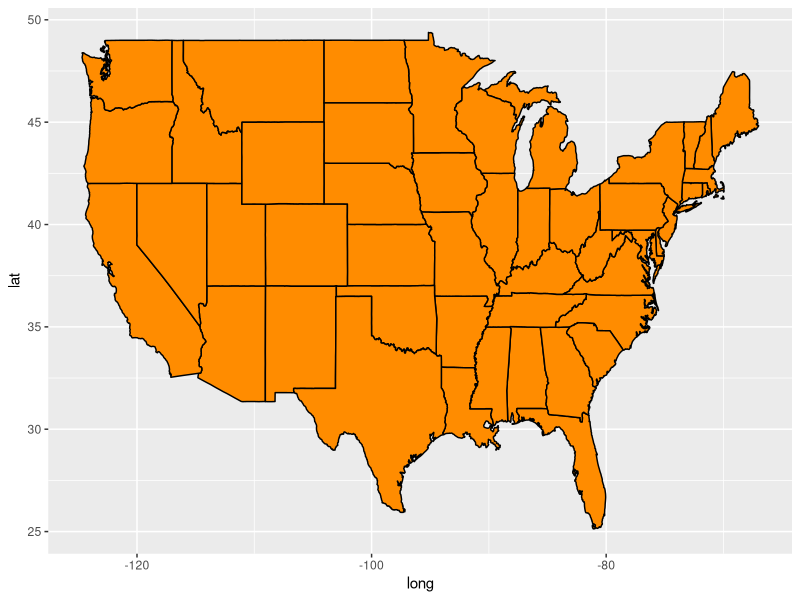
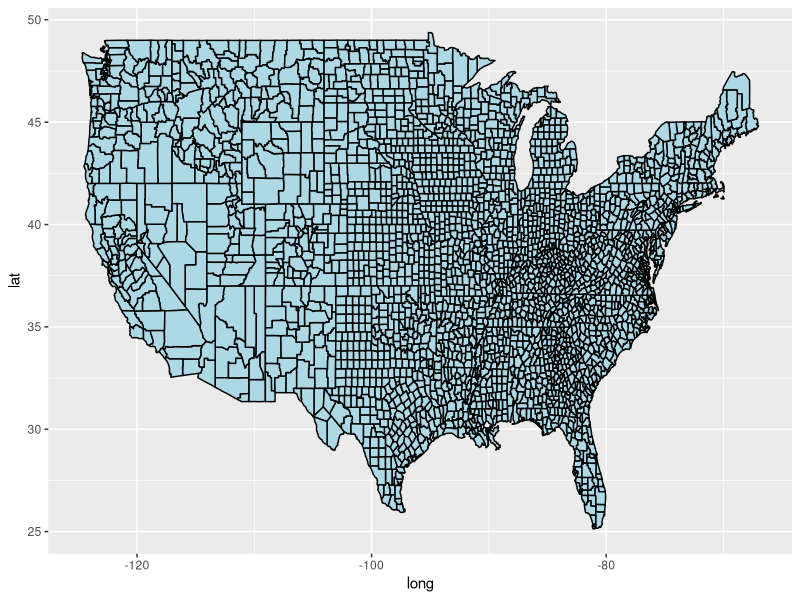
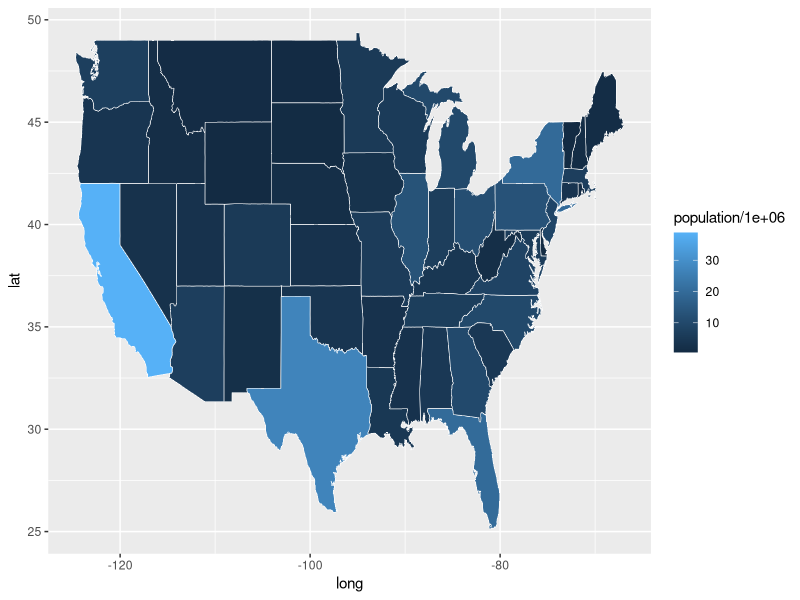
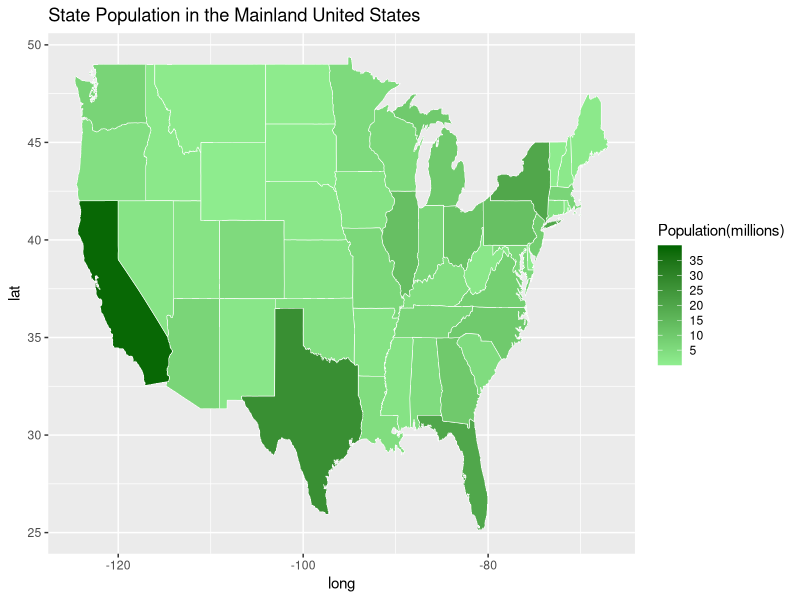
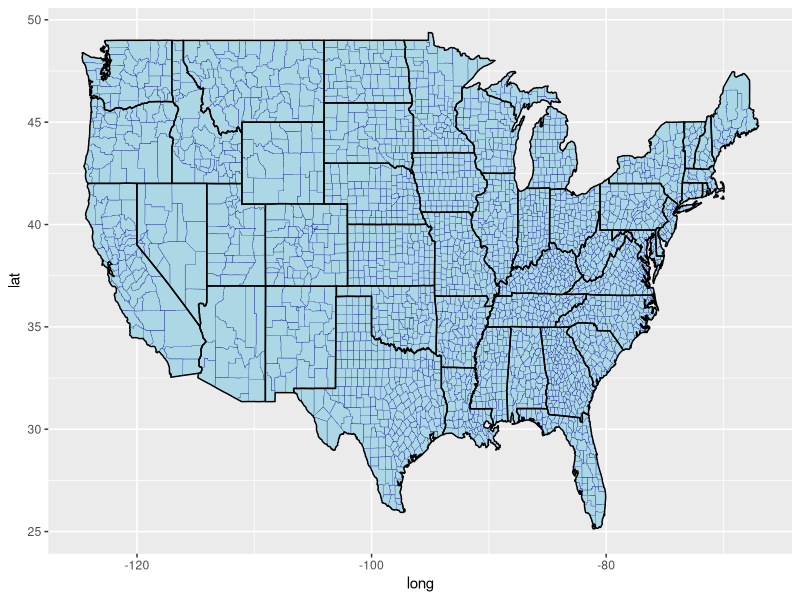
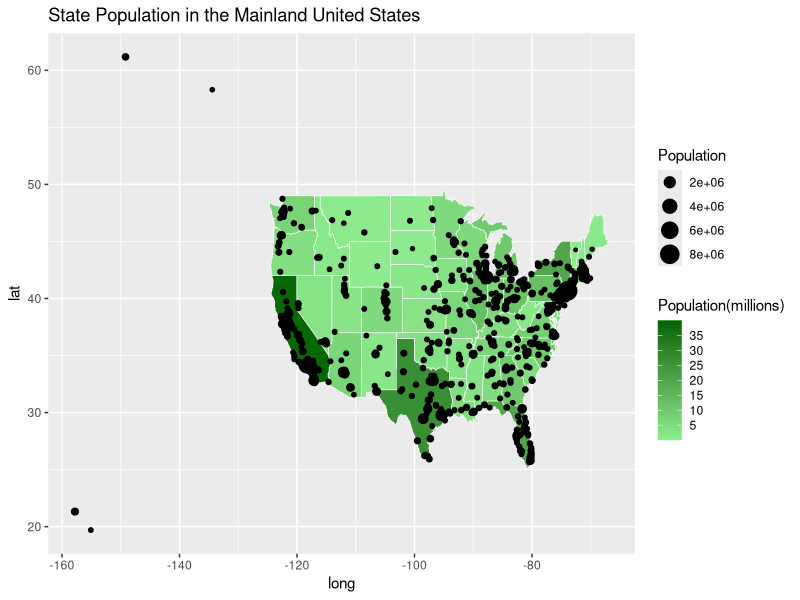
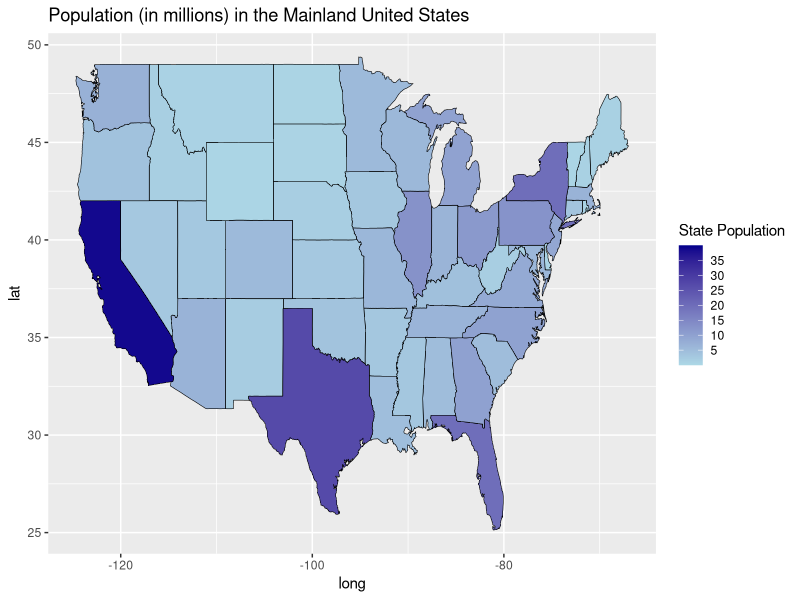
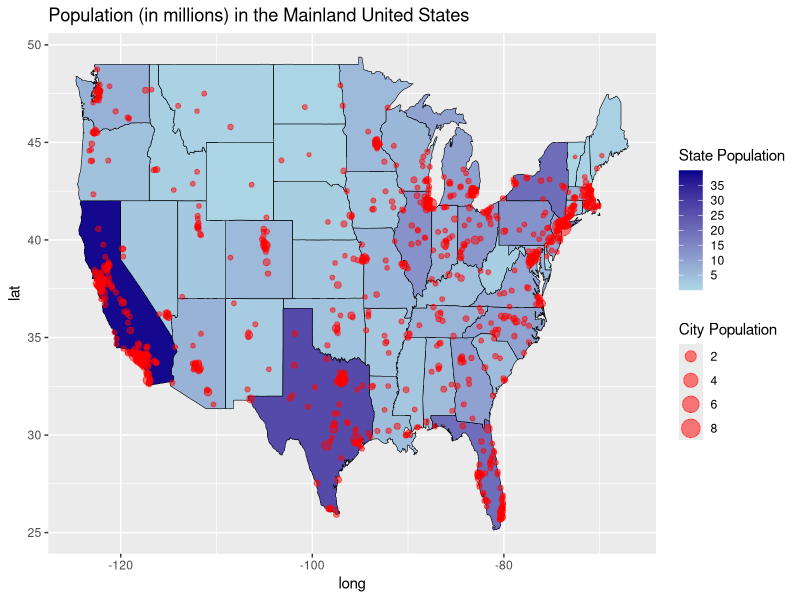

The R source for these figures, in order:
## ---- chunk 1
library(tidyverse)  # load all tidyverse packages
library(maps)     # Provides latitude and longitude data for various maps
## ---- chunk 2
# load United States state map data
main_states <- map_data("state")

# read the state population data
state_pop <- read_csv("data/StatePopulation.csv")

glimpse(main_states) # See what this looks like
glimpse(state_pop)
## ---- chunk 3
# Plot all states with ggplot2, using black borders and darkorange fill
# Hmm, that color scheme looks familiar
ggplot(main_states) + 
  geom_polygon(aes(x = long, y = lat, group = group),
                color = "black", fill = "darkorange" )
# Try using the hex color code #E25220 instead of "darkorange". Do you 
# recognize the color scheme?
## ---- chunk 4
all_county <- map_data("county")
ggplot(all_county) + 
  geom_polygon(aes(x = long, y = lat, group = group),
        color = "black", fill = "lightblue")
## ---- chunk 5

## ---- chunk 6

## ---- chunk 7
# This chunk previews one join operation we'll see next week
# Merge the main_states and state_pop files
# Use inner_join to link the population and electoral vote information
# to the state map coordinate data in main_states
merged_states <- inner_join(main_states, state_pop, by = "region")
glimpse(merged_states)
## ---- chunk 8
# Create a Choropleth map of the United States
p <- ggplot(merged_states)
p <- p + geom_polygon(aes(x = long, y = lat, group = group, 
                      fill = population/1000000), color = "white", 
                      lwd = 0.2) 
p # save to add/modify below
## ---- chunk 9
p <- p + scale_fill_continuous(name = "Population(millions)", 
                low = "lightgreen", high = "darkgreen",limits = c(0,40), 
                breaks = c(5, 10, 15, 20, 25, 30, 35), na.value = "grey50") +
      labs(title = "State Population in the Mainland United States")
p
## ---- chunk 10

## ---- chunk 11
## BE SURE to notice that two different data sets are being used in the two geom_polygon levels.
all_county <- map_data("county")
ggplot() + 
  geom_polygon(data = all_county, aes(x = long, y = lat, group = group),
               color = "darkblue", fill = "lightblue", lwd = .1) +
  geom_polygon(data = main_states, aes(x = long, y = lat, group = group),
                color = "black", fill = "lightblue",  lwd = .5, alpha = .1) 
## ---- chunk 12
#plot all states with ggplot
p <- p + geom_point(data = us.cities, aes(x = long, y = lat, size = pop)) + 
  scale_size(name = "Population")
p

us.cities2 = arrange(us.cities, long)
head(us.cities2)
## ---- chunk 13
#plot all states with ggplot
main_cities <- filter(us.cities, long >= -130)
glimpse(us.cities)
glimpse(main_cities)

g <- ggplot()
g <- g + geom_polygon(data = merged_states,
            aes(x = long, y = lat, group = group, fill = population/1000000), 
            color = "black", lwd = 0.2) + 
      scale_fill_continuous(name = "State Population", low = "lightblue", 
            high = "darkblue", limits = c(0,40), breaks=c(5, 10, 15, 20, 25, 30, 35), 
            na.value = "grey50") +
      labs(title = "Population (in millions) in the Mainland United States")
g

g <- g + geom_point(data = main_cities, aes(x = long, y = lat, size = pop/1000000), 
            color = "red", alpha = .5) +
  scale_size(name = "City Population")
g

# Zoom into a particular region of the plot
g  <- g + coord_cartesian(xlim=c(-80, -65), ylim = c(38, 46)) + 
  labs(title = "Population (in millions) of Northeastern United States")
g
